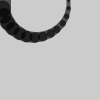
Frame 1 (no input)
Frame 2 (the mouse pressed at the canvas centre, redrawn once): identical to frame 1, image omitted

The Processing sketch that drew this single still picture (run headless with seeded random() and noise(); the mouse was pressed at the canvas centre and the sketch redrawn once):

// Processing sketch: Exercise_22_3
// ── Exercise_22_3.pde
//Exercise 22.3

int x = 2;
int u = 17;
float a = -0.24;

void setup() {
  size(100,100);
  stroke(0,153);
  smooth();
  noLoop();
}

void draw() { 
  background(204); 
  tail(x, u, a);
}

void tail(int xpos, int units, float angle) { 
  pushMatrix();
translate(xpos, 0);
for (int i = units; i > 0; i--) {
    strokeWeight(i);
    line(0, 0, 0, 8);
    translate(0, 8);
    rotate(angle);
}
  popMatrix();
}
